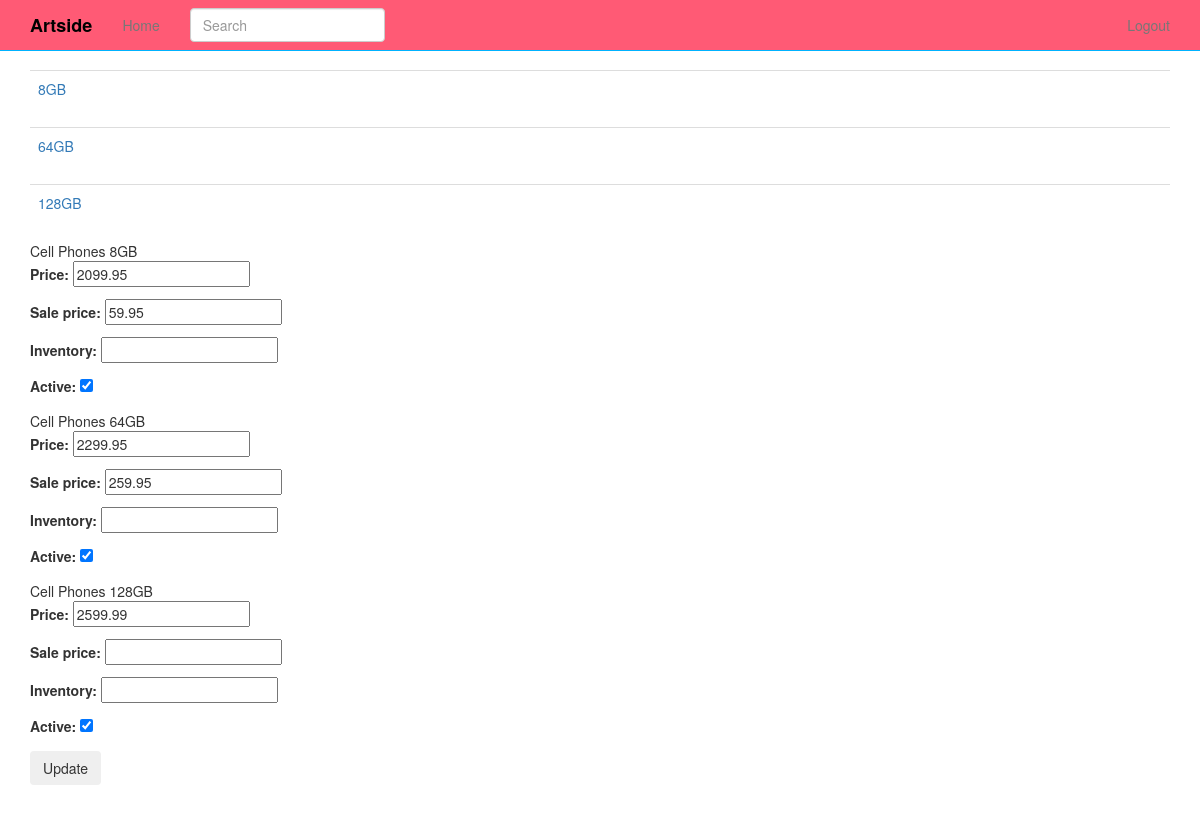
The app's page /products/1/inventory/ (signed in) with its own data.
### products/models.py (models this page shows, shortened)
class Variation(models.Model):
	product = models.ForeignKey(Product)
	title = models.CharField(max_length=120)
	price = models.DecimalField(decimal_places=2, max_digits=20)
	sale_price = models.DecimalField(decimal_places=2, max_digits=20, null=True, blank=True)
	active = models.BooleanField(default=True)
	inventory = models.IntegerField(null=True, blank=True) #default == none means unlimited inventory
	def get_absolute_url(self):
		return self.product.get_absolute_url()

class Product(models.Model):
	title = models.CharField(max_length=120)
	description = models.TextField(blank=True, null=True)
	price = models.DecimalField(decimal_places=2, max_digits=20)
	active = models.BooleanField(default=True)
	categories = models.ManyToManyField('Category', blank=True)
	default = models.ForeignKey('Category', related_name='default_category', null=True, blank=True)
	objects = ProductManager()
	def get_absolute_url(self):
		return reverse("product_detail", kwargs={"pk":self.pk})

### products/views.py (the view, shortened to what this page needs)
# urls.py: url(r'^(?P<pk>\d+)/inventory/$', VariationListView.as_view(), name='product_inventory'),
class VariationListView(StaffRequiredmixin, ListView):
	model = Variation
	def get_context_data(self, *args, **kwargs):
		context = super(VariationListView, self).get_context_data(*args, **kwargs)
		context["formset"] = VariationInventoryFormSet(queryset=self.get_queryset())
		return context
	def get_queryset(self, *args, **kwargs):
		product_pk = self.kwargs.get("pk")
		if product_pk:
			product = get_object_or_404(Product, pk=product_pk)
			queryset = Variation.objects.filter(product=product)
		return queryset

### products/mixins.py (called while the page is built)
	@method_decorator(login_required)
	def dispatch(self, request, *args, **kwargs):
		if request.user.is_staff:
			return super(StaffRequiredmixin, self).dispatch(request, *args, **kwargs)
		else:
			raise Http404

### products/models.py (called while the page is built)
	def active(self):
		return self.filter(active=True)

	def get_queryset(self):
		return ProductQuerySet(self.model, using=self._db)

	def all(self, *args, **kwargs):
		return self.get_queryset().active()

### products/templates/products/variation_list.html (shortened to what this page needs)
{% extends "base.html" %}
{% block content %}
{% for object in object_list %}
<table class="table">
	<tr>
		<td><a href="{{ object.get_absolute_url }}">{{ object.title }}</a></td>
	</tr>
{% endfor %}
</table>
<form action="" method="POST">
	{% for form in formset %}
		{{ form.instance.product.title }}
		{{ form.instance.title }}
		{{ form.as_p }}
	{% endfor %}
	<input type="submit" value="Update" class="btn"/>
</form>
{% endblock %}

### static_in_pro/our_static/css/navbar-static-top.css (style rules this page uses)
body { min-height: 1000px; }

### records on screen
Variation: title "8GB", instance.product "Cell Phones", instance "8GB"
Variation: title "64GB", instance.product "Cell Phones", instance "64GB"
Variation: title "128GB", instance.product "Cell Phones", instance "128GB"
